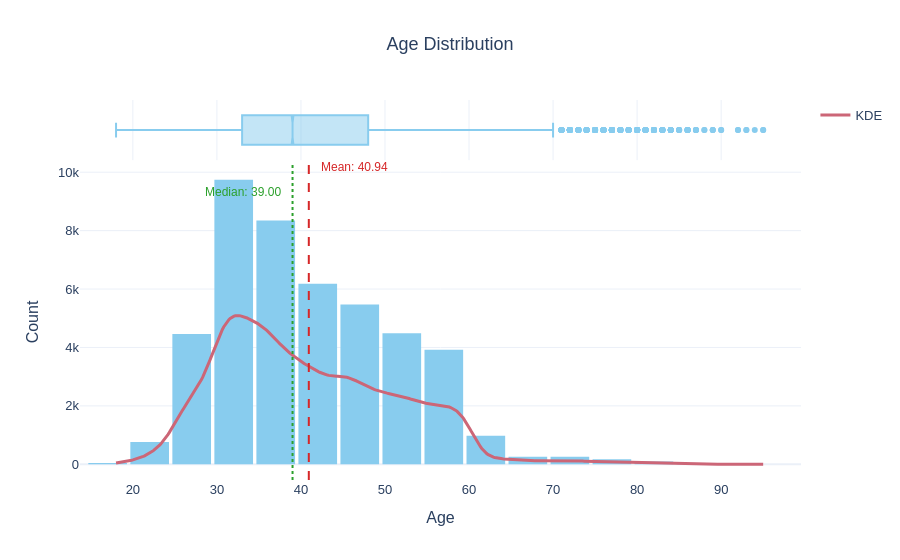

The cell this chart's notebook holds for it:
### Markdown cell above
<div style="
  width: 97%;
  margin: 18px 0;
  padding: 14px 18px;
  border-radius: 12px;
  text-align: left;
  background: rgba(140, 140, 140, 0.10);
  border: 1px solid rgba(140, 140, 140, 0.18);
  box-shadow: 0 6px 18px rgba(0,0,0,0.12);
  backdrop-filter: blur(10px);
  position: relative;
  overflow: hidden;
">
  <div style="
    position: absolute;
    left: 0; 
    top: 0; 
    bottom: 0;
    width: 6px;
    background: linear-gradient(180deg, #5e0ab9 0%, #6a11cb 55%, #3f84fd 100%);
  "></div>
  <h3 style="
    margin: 0;
    padding-left: 12px;
    font-family: 'Segoe UI', sans-serif;
    font-weight: 800;
    letter-spacing: 1px;
    font-size: 1.25em;
    color: inherit;
  ">
    2. Q2 What is the age distribution of contacted clients?
  </h3>
</div>

### Code cell
our_plots.plot_distribution(df["age"], title="Age Distribution", x_label="Age", bins=30, marginal="box")

### Figure 1 — Plotly figure (JSON) as saved in the notebook; plotly's stock layout.template omitted (floating-point values rounded to 4 significant figures; data arrays with more than 128 entries replaced by an {"elided": "..."} marker saying what was removed)
{"data": [{"bingroup": "x", "hovertemplate": "x=%{x}<br>count=%{y}<extra></extra>", "legendgroup": "", "marker": {"color": "rgb(136, 204, 238)", "pattern": {"shape": ""}}, "name": "", "nbinsx": 30, "orientation": "v", "showlegend": false, "type": "histogram", "x": {"elided": "45211 int values"}, "xaxis": "x", "yaxis": "y"}, {"hovertemplate": "x=%{x}<extra></extra>", "legendgroup": "", "marker": {"color": "rgb(136, 204, 238)"}, "name": "", "notched": true, "showlegend": false, "type": "box", "x": {"elided": "45211 int values"}, "xaxis": "x2", "yaxis": "y2"}, {"line": {"color": "rgb(204, 102, 119)", "width": 3}, "mode": "lines", "name": "KDE", "type": "scatter", "x": {"elided": "500 float values"}, "y": {"elided": "500 float values"}}], "layout": {"annotations": [{"font": {"color": "#D62728", "family": "Arial", "size": 12}, "showarrow": false, "text": "Mean: 40.94", "x": 40.94, "xanchor": "left", "xref": "x", "xshift": 10, "y": 1.02, "yref": "y domain"}, {"font": {"color": "#2CA02C", "family": "Arial", "size": 12}, "showarrow": false, "text": "Median: 39.00", "x": 39, "xanchor": "right", "xref": "x", "xshift": -10, "y": 0.94, "yref": "y domain"}], "bargap": 0.08, "barmode": "relative", "font": {"family": "Arial", "size": 13}, "legend": {"tracegroupgap": 0}, "shapes": [{"line": {"color": "#D62728", "dash": "dash", "width": 2}, "type": "line", "x0": 40.94, "x1": 40.94, "xref": "x", "y0": 0, "y1": 1, "yref": "y domain"}, {"line": {"color": "#2CA02C", "dash": "dot", "width": 2}, "type": "line", "x0": 39, "x1": 39, "xref": "x", "y0": 0, "y1": 1, "yref": "y domain"}], "title": {"text": "Age Distribution", "x": 0.5}, "xaxis": {"anchor": "y", "domain": [0, 1], "title": {"text": "Age"}}, "xaxis2": {"anchor": "y2", "domain": [0, 1], "matches": "x", "showgrid": true, "showticklabels": false}, "yaxis": {"anchor": "x", "domain": [0, 0.8316], "title": {"text": "Count"}}, "yaxis2": {"anchor": "x2", "domain": [0.8416, 1], "matches": "y2", "showgrid": false, "showline": false, "showticklabels": false, "ticks": ""}}}
